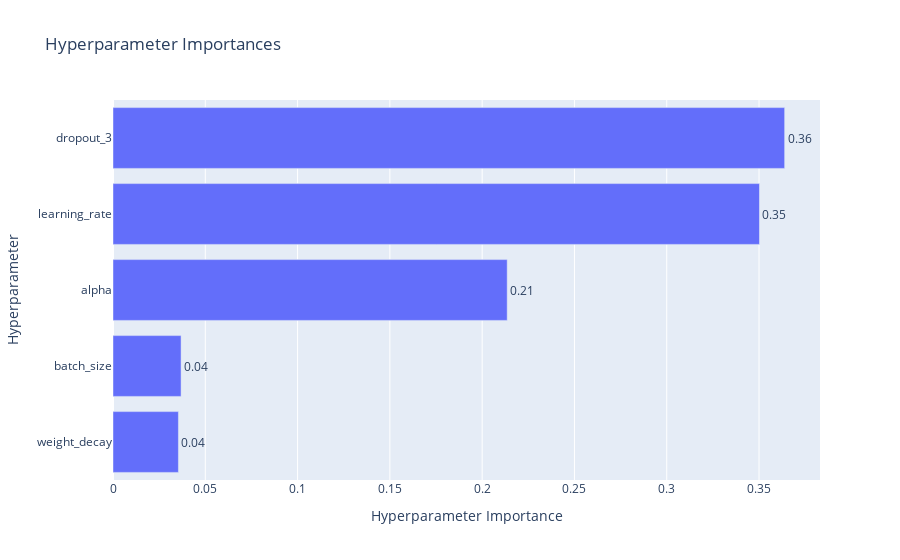

The notebook cell this image was saved under:
### Code cell
fig = optuna.visualization.plot_param_importances(study)
fig.show()

### Figure 1 — Plotly figure (JSON) as saved in the notebook; plotly's stock layout.template omitted (floating-point values rounded to 4 significant figures)
{"data": [{"cliponaxis": false, "hovertemplate": ["weight_decay (FloatDistribution): 0.0354381357301862<extra></extra>", "batch_size (CategoricalDistribution): 0.03688022995517563<extra></extra>", "alpha (FloatDistribution): 0.2135628307947789<extra></extra>", "learning_rate (FloatDistribution): 0.3502392359650645<extra></extra>", "dropout_3 (FloatDistribution): 0.3638795675547948<extra></extra>"], "name": "Objective Value", "orientation": "h", "text": ["0.04", "0.04", "0.21", "0.35", "0.36"], "textposition": "outside", "type": "bar", "x": [0.03544, 0.03688, 0.2136, 0.3502, 0.3639], "y": ["weight_decay", "batch_size", "alpha", "learning_rate", "dropout_3"]}], "layout": {"title": {"text": "Hyperparameter Importances"}, "xaxis": {"title": {"text": "Hyperparameter Importance"}}, "yaxis": {"title": {"text": "Hyperparameter"}}}}
